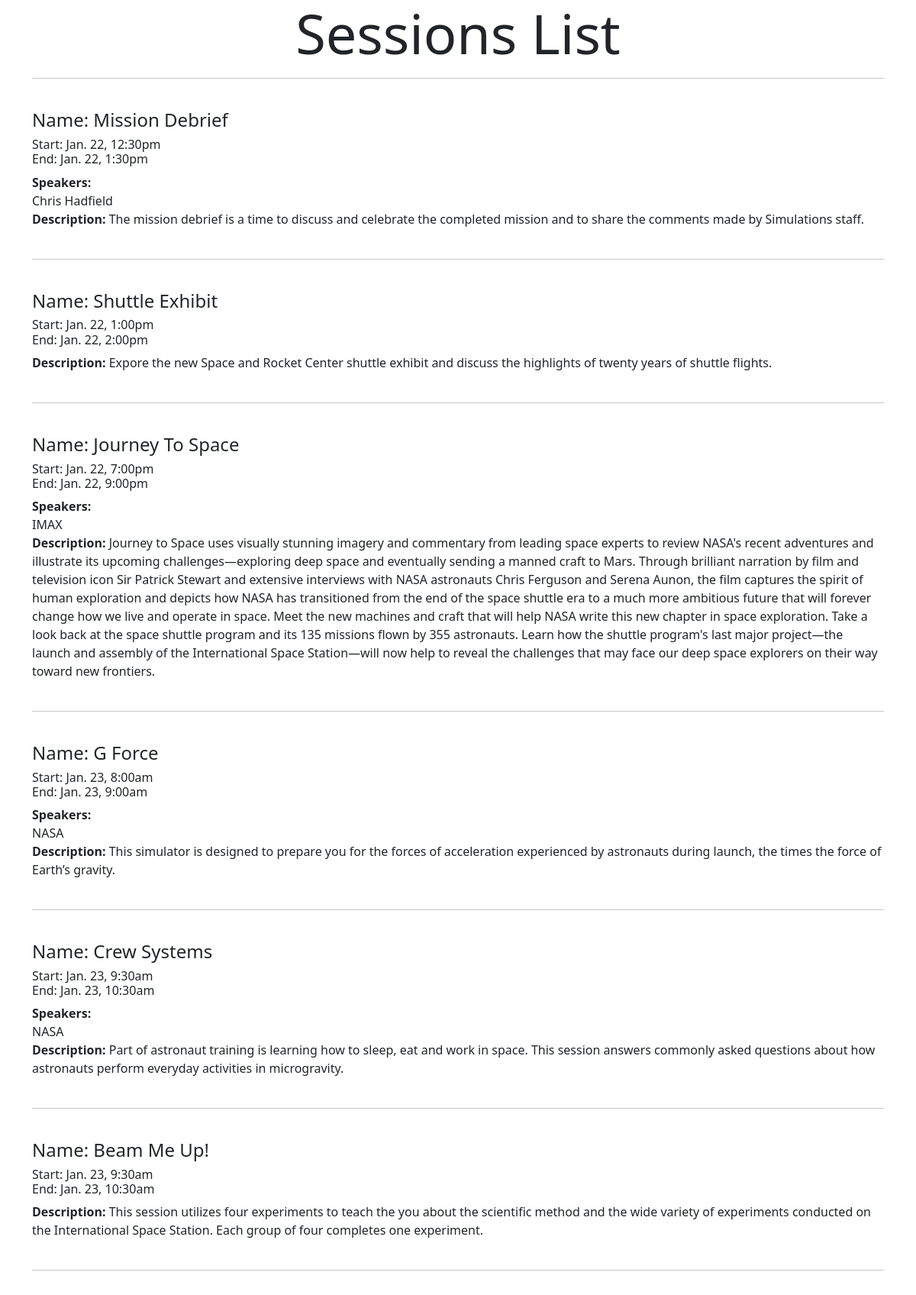
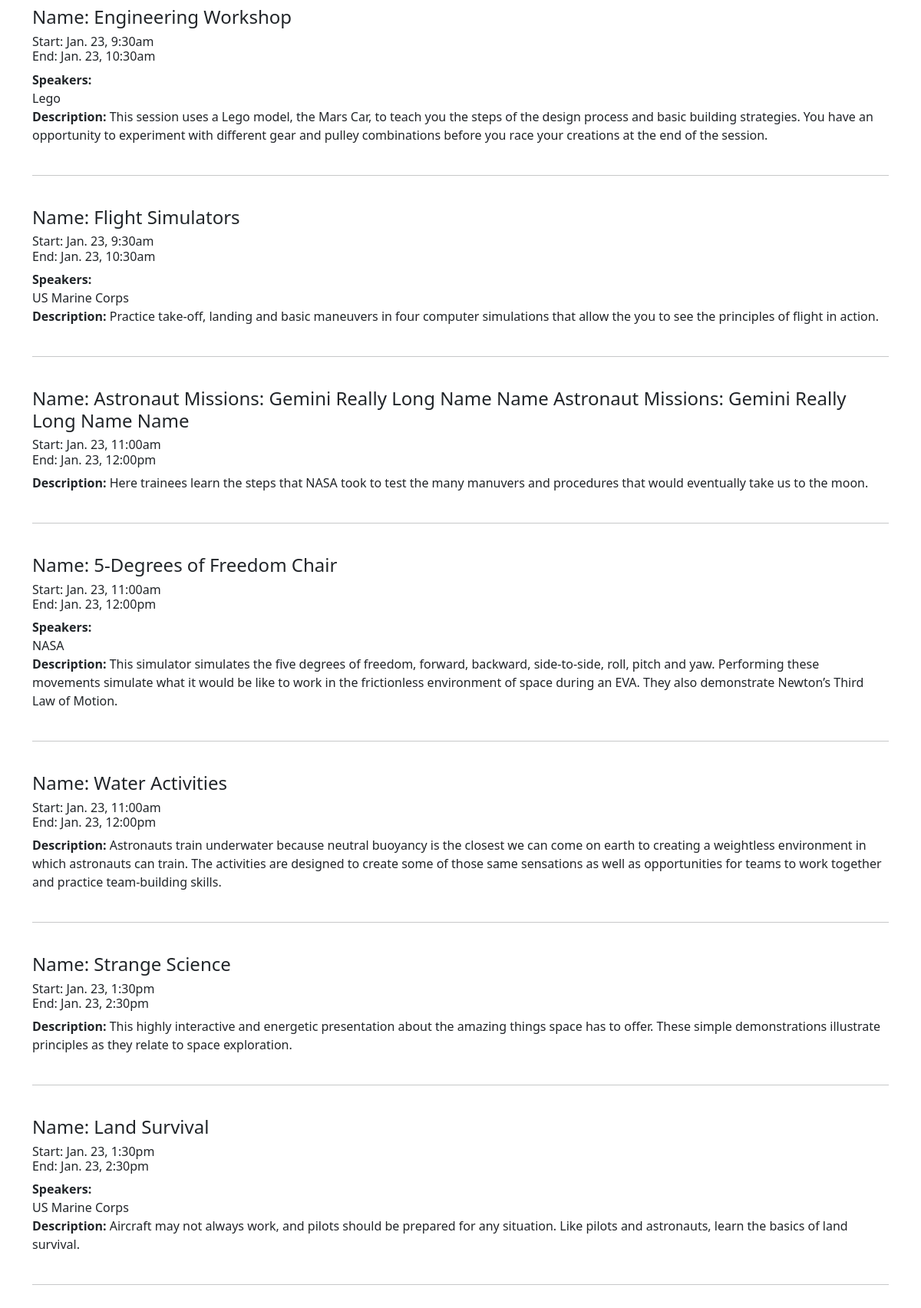
The app's page /home.php (upper part) with its own data (2 pictures, top to bottom).
### tables this page shows
CREATE TABLE `session` (
  `id` varchar(32) NOT NULL DEFAULT '',
  `name` varchar(255) NOT NULL DEFAULT '',
  `session_key` varchar(32) NOT NULL DEFAULT '',
  `session_start` datetime NOT NULL DEFAULT '0000-00-00 00:00:00',
  `session_end` datetime DEFAULT NULL,
  `session_type` varchar(255) DEFAULT NULL,
  `session_subtype` varchar(255) DEFAULT NULL,
  `description` mediumtext,
  `active` char(1) DEFAULT 'Y',
  PRIMARY KEY (`id`)
);

### data-access/data-layer.php (called while the page is built, shortened)
<?php
  function getQuery($sql) {
    include "./constants/mysql-vals.php";
    try {
      $conn = new mysqli($servername, $username, $password, $schema);
      $query = $sql;
      $result = mysqli_query($conn, $query);
      $resultCheck = mysqli_num_rows($result);
      $data = [];
      if ($resultCheck > 0) {
        while ($row = mysqli_fetch_assoc($result)) {
          array_push($data, $row);
        }
      }
      return $data;
    } catch (Exception $e) {
      if ($conn) {
        $conn->close();
      }
      echo 'Caught exception: ',  $e->getMessage(), "\n";
      die();
    }
  }
?>

### business-rules/sort-sessions.php (called while the page is built)
<?php
  function switchFirstAndLast($name) {
    $nameArray = explode(" ", strval($name));
    if (count($nameArray) < 2) {
      return $name;
    }
    $lastname = array_pop($nameArray);
    array_unshift($nameArray, $lastname);
    return implode(" ", $nameArray);
  }
  function reverseNameSwitch($name) {
    $nameArray = explode(" ", strval($name));
    if (count($nameArray) < 2) {
      return $name;
    }
    $firstname = array_shift($nameArray);
    array_push($nameArray, $firstname);
    return implode(" ", $nameArray);
  }
  function sortSpeakers($people) {
    $reversedNames = [];
    foreach($people as $person) {
      array_push($reversedNames, switchFirstAndLast($person));
    }
    sort($reversedNames);
    for ($x = 0; $x <= count($reversedNames) - 1; $x++) {
      $name = $reversedNames[$x];
      $reversedNames[$x] = reverseNameSwitch($name);
    }
    return $reversedNames;
  }
  function filterSessions() {
    include "./data-access/data-layer.php";
    include "./constants/mysql-vals.php";
    $speakerSessions = getQuery($speakersQuery);
    $uniqueSessions = getQuery($sessionsQuery);
    $filteredSessions = [];
    foreach($uniqueSessions as $session) {
      $speakers = [];
      foreach($speakerSessions as $speaker) {
        if ($session["id"] == $speaker["sessionid"]) {
          array_push($speakers, $speaker["name"]);
        }
      }
      $sortedSpeakers = sortSpeakers($speakers);
      $compiledData = [
        "speakers" => $sortedSpeakers,
        "start" => $session["session_start"],
        "end" => $session["session_end"],
        "sessionName" => $session["name"],
        "description" => $session["description"]
      ];
      $filteredSessions = array_merge($filteredSessions, [$session["id"] => $compiledData]);
    }
    return $filteredSessions;
  }
?>

### home.php (the view, shortened to what this page needs)
<!DOCTYPE html>
<html>
  <head>
    <link href="https://cdn.jsdelivr.net/npm/bootstrap@5.3.1/dist/css/bootstrap.min.css" rel="stylesheet">
  </head>
  <body class="align-items-center">
    <h1 class="display-2 text-center">Sessions List</h1>
    <div class="container">
      <?php
        include "./business-rules/sort-sessions.php";
        $sessions = filterSessions();
        foreach($sessions as $session) {
          $name = $session["sessionName"];
          $start = date("M. j, g:ia", strtotime($session["start"]));
          $end = date("M. j, g:ia", strtotime($session["end"]));
          echo "<hr><br><h4>Name: $name</h4><h6>Start: $start <br>End: $end</h6>";
          if ($session["speakers"] && count($session["speakers"]) > 0) {
            echo "<b>Speakers: </b><br>";
            foreach($session["speakers"] as $speaker) {
              echo "$speaker<br>";
            }
          }
          if ($session["description"]) {
            $description = $session["description"];
            echo "<b>Description: </b> $description";
          }
          echo "<br><br>";
        }
      ?>
    </div>
  </body>
</html>

### records on screen
session: name "Mission Debrief", session_start "Jan. 22, 12:30pm", session_end "Jan. 22, 1:30pm", speaker "Chris Hadfield", description "The mission debrief is a time to discuss and celebrate the completed mission and to share the comments made by Simulations staff."
session: name "Shuttle Exhibit", session_start "Jan. 22, 1:00pm", session_end "Jan. 22, 2:00pm", description "Expore the new Space and Rocket Center shuttle exhibit and discuss the highlights of twenty years of shuttle flights."
session: name "Journey To Space", session_start "Jan. 22, 7:00pm", session_end "Jan. 22, 9:00pm", speaker "IMAX", description "Journey to Space uses visually stunning imagery and commentary from leading space experts to review NASA's recent adventures and illustrate its upcoming challenges—exploring deep space and eventually sending a manned craft to Mars. Through brilliant narration by film and television icon Sir Patrick Stewart and extensive interviews with NASA astronauts Chris Ferguson and Serena Aunon, the film captures the spirit of human exploration and depicts how NASA has transitioned from the end of the space shuttle era to a much more ambitious future that will forever change how we live and operate in space. Meet the new machines and craft that will help NASA write this new chapter in space…"
session: name "G Force", session_start "Jan. 23, 8:00am", session_end "Jan. 23, 9:00am", speaker "NASA", description "This simulator is designed to prepare you for the forces of acceleration experienced by astronauts during launch, the times the force of Earth’s gravity."
session: name "Crew Systems", session_start "Jan. 23, 9:30am", session_end "Jan. 23, 10:30am", speaker "NASA", description "Part of astronaut training is learning how to sleep, eat and work in space. This session answers commonly asked questions about how astronauts perform everyday activities in microgravity."
session: name "Beam Me Up!", session_start "Jan. 23, 9:30am", session_end "Jan. 23, 10:30am", description "This session utilizes four experiments to teach the you about the scientific method and the wide variety of experiments conducted on the International Space Station. Each group of four completes one experiment."
session: name "Engineering Workshop", session_start "Jan. 23, 9:30am", session_end "Jan. 23, 10:30am", speaker "Lego", description "This session uses a Lego model, the Mars Car, to teach you the steps of the design process and basic building strategies. You have an opportunity to experiment with different gear and pulley combinations before you race your creations at the end of the session."
session: name "Flight Simulators", session_start "Jan. 23, 9:30am", session_end "Jan. 23, 10:30am", speaker "US Marine Corps", description "Practice take-off, landing and basic maneuvers in four computer simulations that allow the you to see the principles of flight in action."
session: name "Astronaut Missions: Gemini Really Long Name Name Astronaut Missions: Gemini Really Long Name Name", session_start "Jan. 23, 11:00am", session_end "Jan. 23, 12:00pm", description "Here trainees learn the steps that NASA took to test the many manuvers and procedures that would eventually take us to the moon."
session: name "5-Degrees of Freedom Chair", session_start "Jan. 23, 11:00am", session_end "Jan. 23, 12:00pm", speaker "NASA", description "This simulator simulates the five degrees of freedom, forward, backward, side-to-side, roll, pitch and yaw. Performing these movements simulate what it would be like to work in the frictionless environment of space during an EVA. They also demonstrate Newton’s Third Law of Motion."
session: name "Water Activities", session_start "Jan. 23, 11:00am", session_end "Jan. 23, 12:00pm", description "Astronauts train underwater because neutral buoyancy is the closest we can come on earth to creating a weightless environment in which astronauts can train. The activities are designed to create some of those same sensations as well as opportunities for teams to work together and practice team-building skills."
session: name "Strange Science", session_start "Jan. 23, 1:30pm", session_end "Jan. 23, 2:30pm", description "This highly interactive and energetic presentation about the amazing things space has to offer. These simple demonstrations illustrate principles as they relate to space exploration."
session: name "Land Survival", session_start "Jan. 23, 1:30pm", session_end "Jan. 23, 2:30pm", speaker "US Marine Corps", description "Aircraft may not always work, and pilots should be prepared for any situation. Like pilots and astronauts, learn the basics of land survival."
